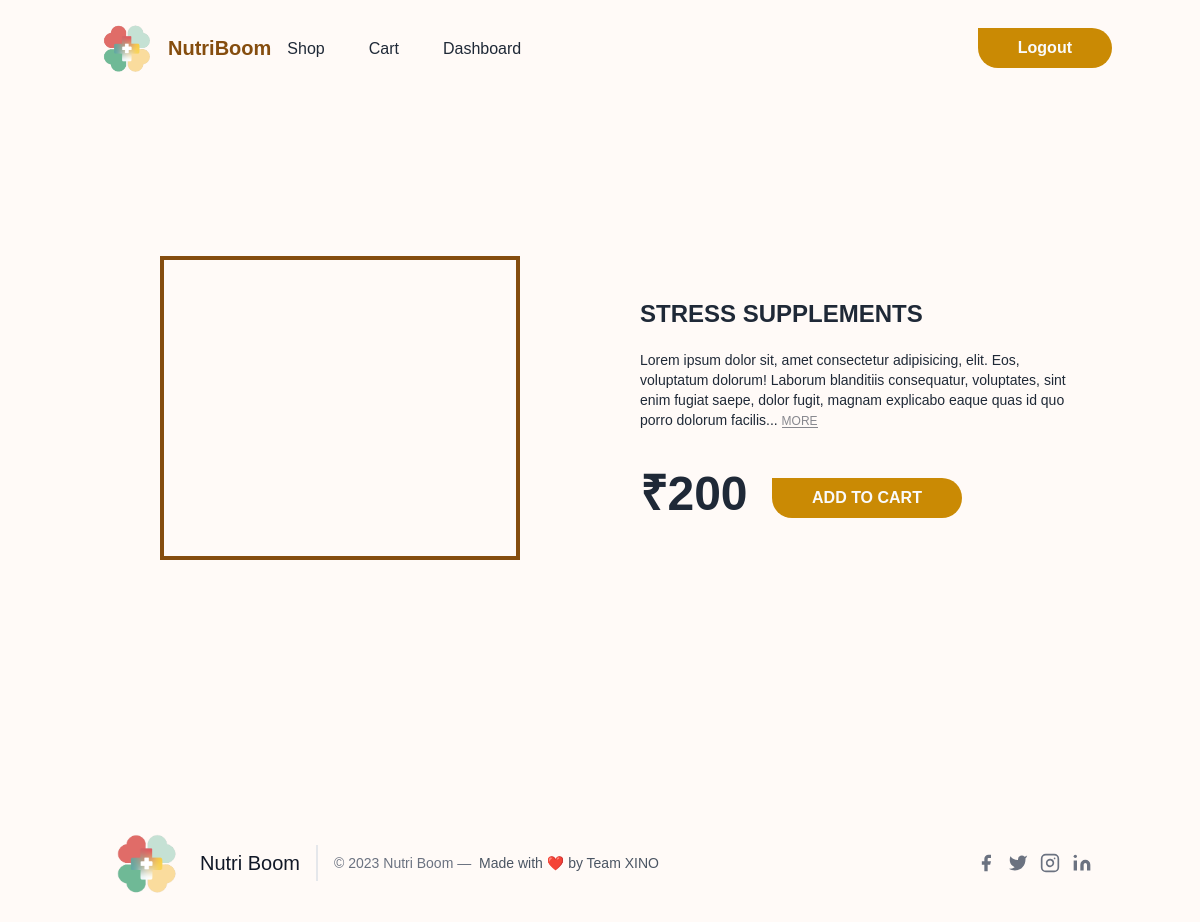
Before: /products/1 (signed in) with the older database file.
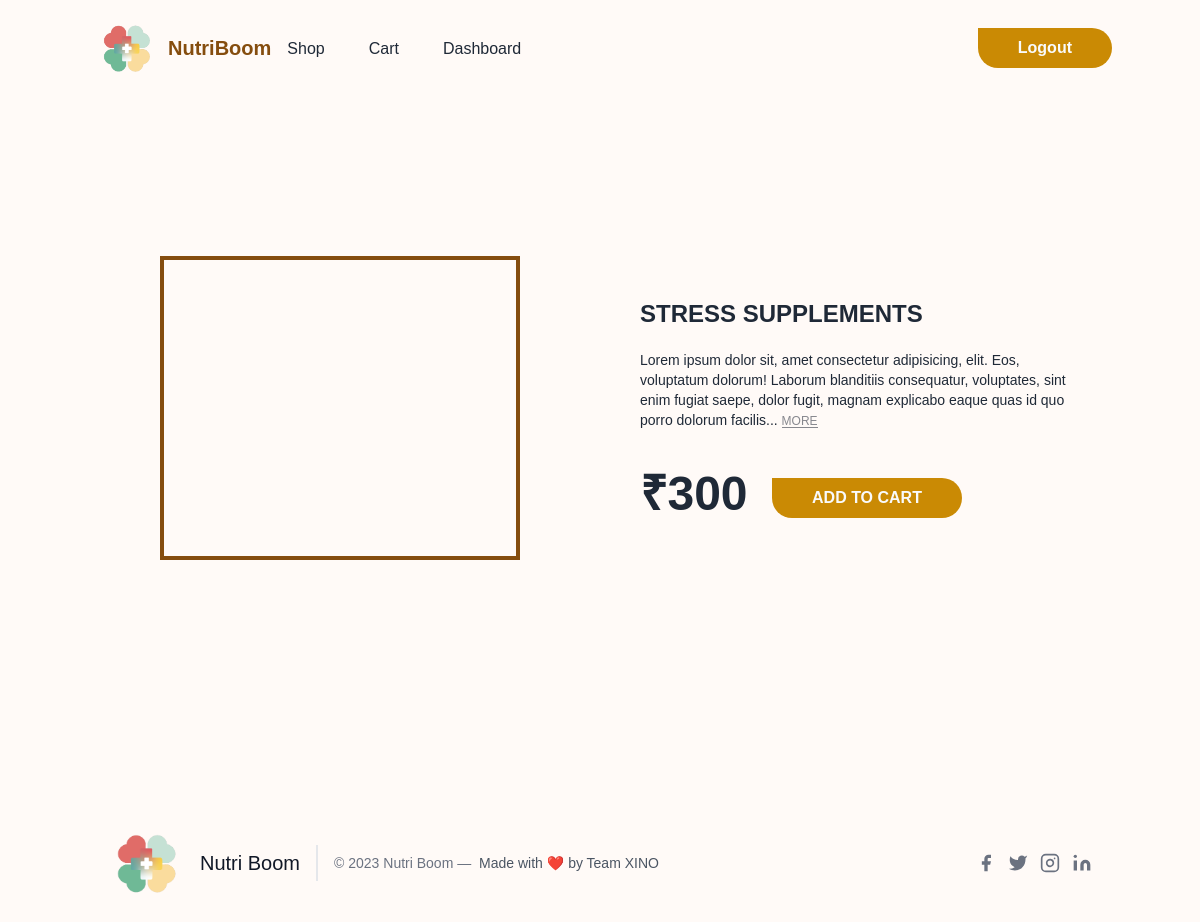
After: the same page with the newer database file.
### hack/models.py (models this page shows)
class Product(db.Model):
    id = db.Column(db.Integer, primary_key=True)
    image = db.Column(db.String, default='default.png')
    category = db.Column(db.String, nullable=False)
    name = db.Column(db.String, nullable=False)
    price = db.Column(db.Integer, nullable=False)

### app.py (the view)
@app.route('/products/<id>')
def product(id):
    searchform = SearchForm()
    product = Product.query.filter_by(id=id).first()
    prods = Product.query.all()
    prods.remove(product)
    user_products = UserProduct.query.filter_by(user_id=current_user.id).all()
    check=True
    for i in user_products:
        if i.product_id==product.id:
            check=False
    return render_template('product.html', searchform=searchform, prod=product, prods=prods, check=check)

### hack/models.py (called while the page is built)
@login_manager.user_loader
def load_user(user_id):
    return User.query.get(user_id)

### hack/templates/product.html (shortened to what this page needs)
{% extends 'base.html' %}
{% block content %}
        <div class=" bg-[#FFFAF7] flex items-center p-5 lg:p-10 overflow-hidden relative">
            <div
                class="w-full max-w-6xl rounded  p-10 lg:p-20 mx-auto text-gray-800 relative md:text-left">
                <div class="md:flex items-center -mx-10">
                    <div class="w-full md:w-1/2 px-10 mb-10 md:mb-0">
                        <div class="relative">
                           <Div class="flex flex-cols justify-center items-center"> <img src="{{url_for('static', filename='default.png')}}"
                            <div class="border-4 border-yellow-800 absolute top-10 bottom-10 left-10 right-10 z-0">
                            </div></Div>
                        </div>
                    </div>
                    <div class="w-full md:w-1/2 px-10">
                        <div class="mb-10">
                            <h1 class="font-bold uppercase text-2xl mb-5">{{prod.name}}</h1>
                            <p class="text-sm">Lorem ipsum dolor sit, amet consectetur adipisicing, elit. Eos,
                                voluptatum dolorum! Laborum blanditiis consequatur, voluptates, sint enim fugiat saepe,
                                dolor fugit, magnam explicabo eaque quas id quo porro dolorum facilis... <a href="#"
                                    class="opacity-50 text-gray-900 hover:opacity-100 inline-block text-xs leading-none border-b border-gray-900">MORE
                                    </a></p>
                        </div>
                        <div>
                            <div class="inline-block align-bottom mr-5">
                                <span class="font-bold text-5xl leading-none align-baseline">₹{{prod.price}}</span>
                            </div>
                            <div class="inline-block align-bottom">
                                  {%if check%}
                                  <a href="{{url_for('addtocart', id=prod.id)}}">
                                <button
                                    class="px-10 py-2 font-semibold rounded-r-full rounded-bl-full hover:border-2 hover:border-yellow-600 hover:text-yellow-600 hover:bg-transparent bg-yellow-600 text-gray-50">ADD TO CART</button></a>
                                  {%else%}
                                  <a href="{{url_for('cart')}}">
                                <button
                                    class="px-10 py-2 font-semibold rounded-r-full rounded-bl-full bg-gray-400 text-gray-50"><i
                                        class="mdi mdi-cart -ml-2 mr-2"></i>ADDED TO CART</button></a>
                                  {%endif%}
                            </div>
                        </div>
                    </div>
                </div>
            </div>
        </div>
    {% endblock content %}

Changed rows visible on the page:
changed Product "STRESS SUPPLEMENTS": price "200" → "300"
